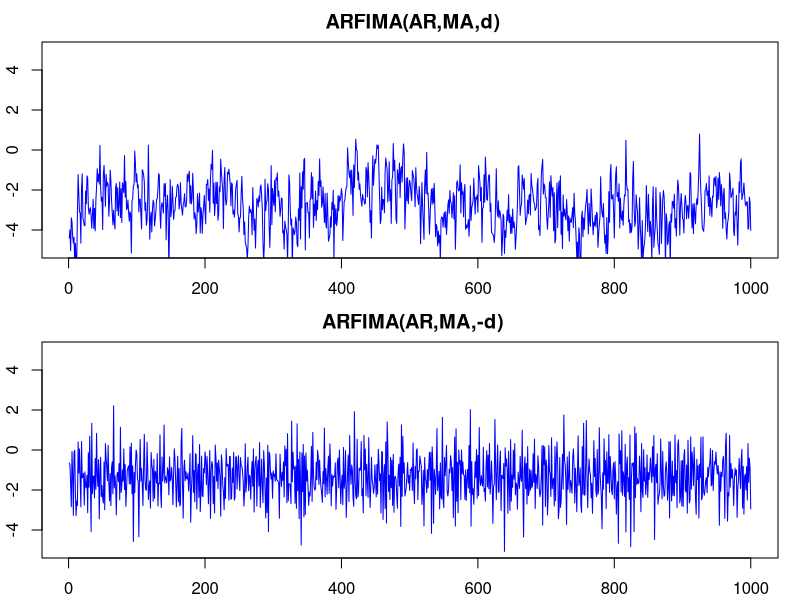

This figure's R source:

# clear variables and close windows
rm(list = ls(all = TRUE))
graphics.off()

# install and load packages
libraries = c("fracdiff")
lapply(libraries, function(x) if (!(x %in% installed.packages())) {
    install.packages(x)
})
lapply(libraries, library, quietly = TRUE, character.only = TRUE)

# parameter settings
d  = 0.4     # long memory parameter (stationary long memory property) for 0<d<0.5
N  = 1000    # length
AR = 1       # AR polynomial coefficients, i.e. [1 0.4 0.2]
MA = 1       # MA polynomial coefficients, i.e. [-0.3 0.4 0.5]
d1 = d
d2 = -d

# Main computation
arfima1 = fracdiff.sim(N, AR, MA, d1)
arfima2 = fracdiff.sim(N, AR, MA, d2)

# Plot
par(mfrow = c(2, 1), mar = c(2, 2, 2, 1) + 0.1)

plot(arfima1$series, main = " ARFIMA(AR,MA,d)", type = "l", col = "blue", xlab = "", ylab = "", ylim = c(-5, 
    5), cex.lab = 1.4)
plot(arfima2$series, main = " ARFIMA(AR,MA,-d)", type = "l", col = "blue", xlab = "", ylab = "", ylim = c(-5, 
    5), cex.lab = 1.4)
